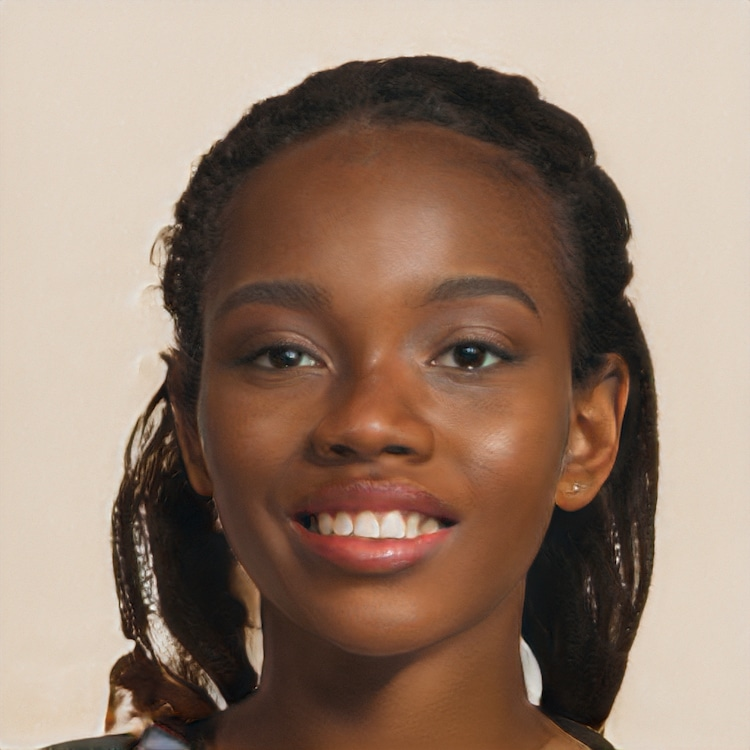
#> input picture girl.jpg, 750 x 750 px
$ python Face_Detector.py
#> lines starting #> are read from the running program, lines starting #| are printed output that depends on the picture; after the words box and inside, x2 and y2 are one past the last pixel; in counts of white or black regions, pixels touching at a corner belong together
import cv2

# loading data
trained_data = cv2.CascadeClassifier('haarcascade_frontalface_default.xml')

# choose an image to detect faces in
img = cv2.imread('girl.jpg')
#> img is the input picture: shape (750, 750, 3); mean B, G, R 110.2, 126.5, 150.4

# convert images to greyscale
grayscaled_image = cv2.cvtColor(img, cv2.COLOR_BGR2GRAY)
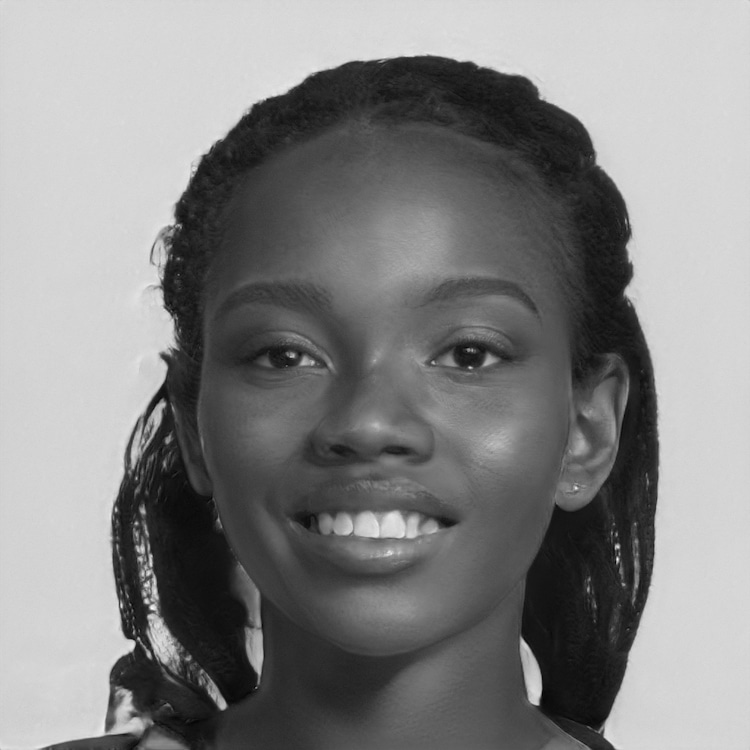
#> grayscaled_image: shape (750, 750); min 1, max 253, mean 131.8

# Detect faces
face_coordinates = trained_data.detectMultiScale(grayscaled_image)
#> face_coordinates = [[165, 171, 427, 427]]

# draw rectangles around the faces
(x, y, w, h) = face_coordinates[0]
#> x = 165; y = 171; w = 427; h = 427
cv2.rectangle(img, (x, y), (x+w, y+h), (0, 255, 0), 2)
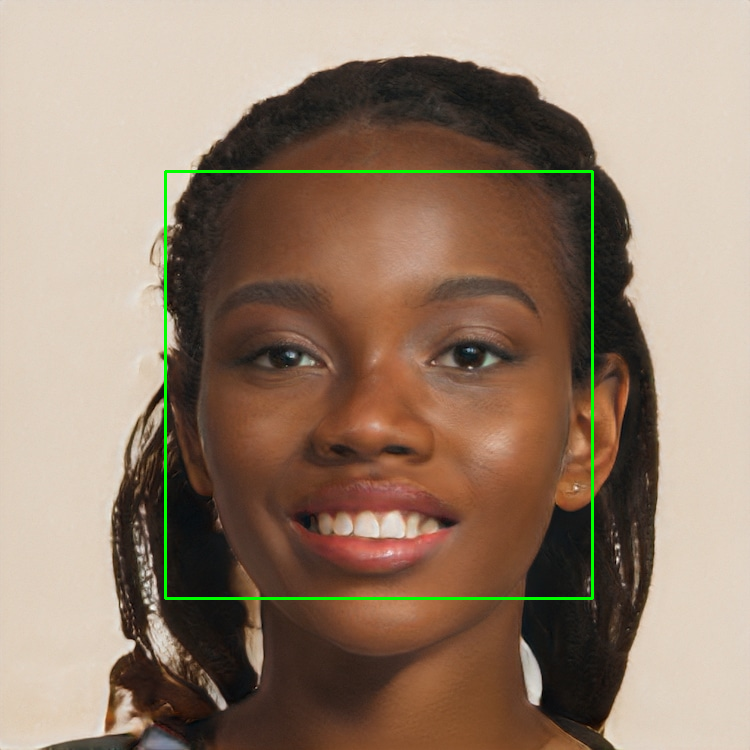
#> img: shape (750, 750, 3); 0.91% of pixels changed, all inside (x1, y1, x2, y2) = (164, 170, 594, 600)

# print(face_coordinates)

#
cv2.imshow('Nicks Face Detector', img)

# wait until a key is pressed
cv2.waitKey()

print("code completed")
